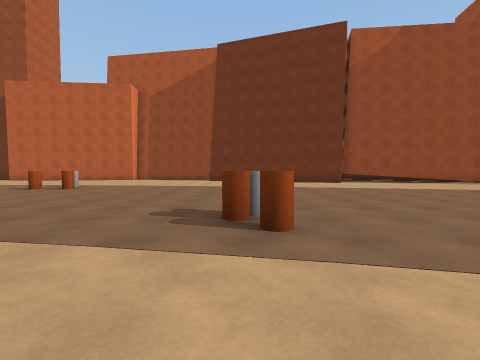
view 1 (above)

22 first-person views from a walk through a Unity game level. The camera is 1.2 m above the floor, tilts 2° down and sees 85° across. The floor is counted in squares, 2 m on a side. Each view is taken from the middle of a square. On the plan, view 1 faces up. The plan holds only what a view shows up to about 9 squares ahead; the rest is blank. The place goes on beyond the plan.

view 2
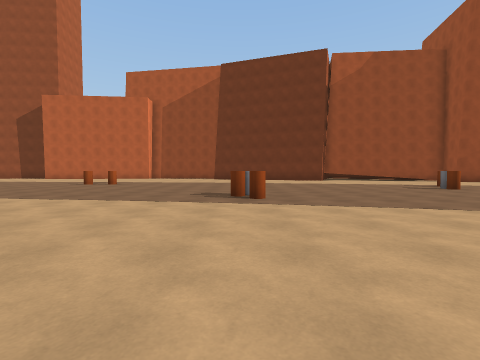

view 3
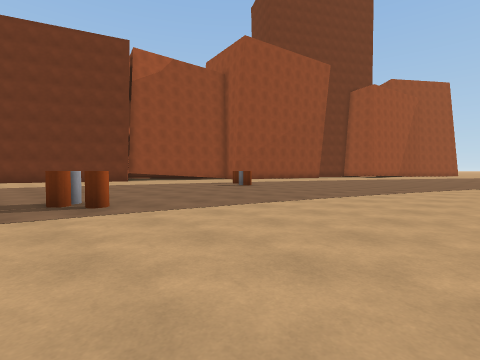

view 4
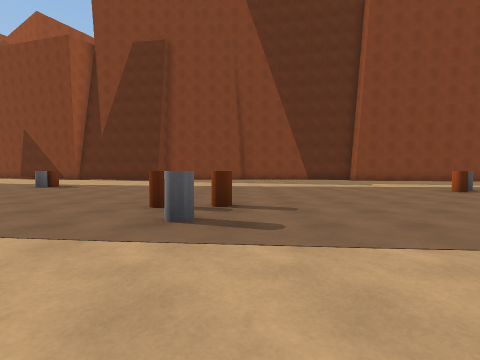

view 5
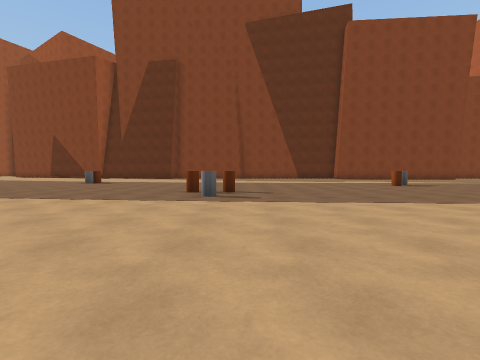

view 6
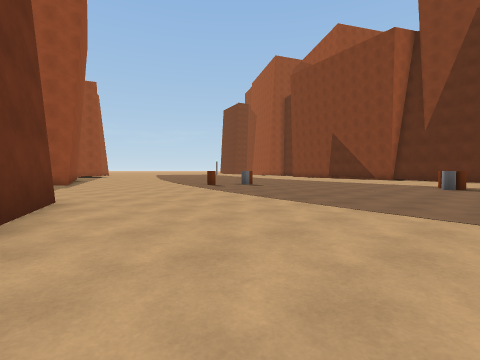

view 7
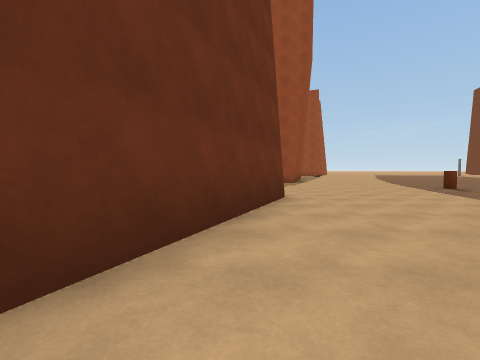

view 8
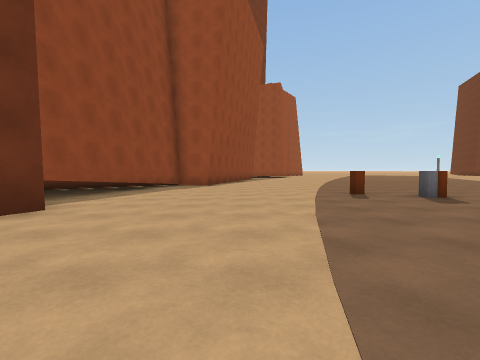

view 9
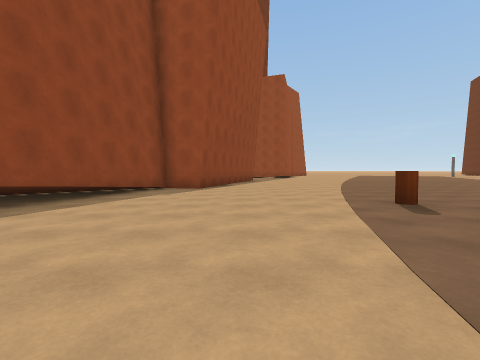

view 10
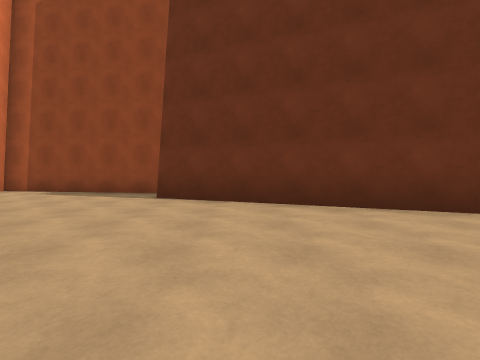

view 11
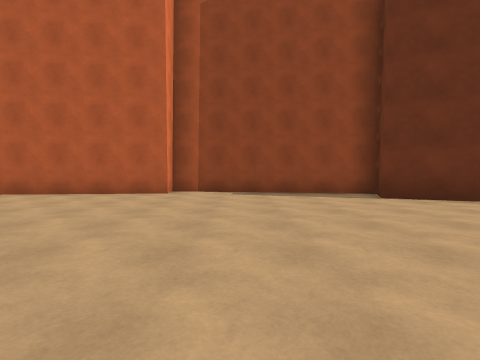

view 12
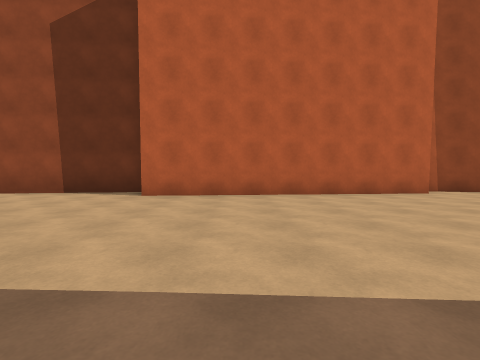

view 13
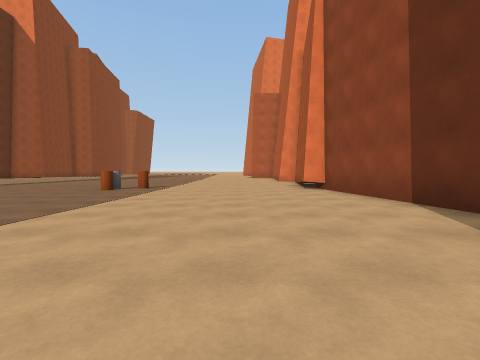

view 14
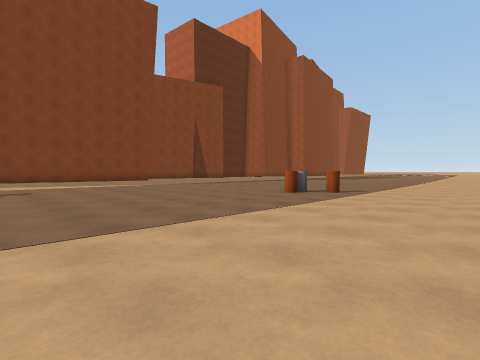

view 15
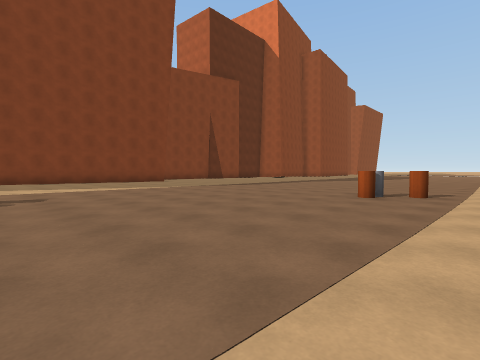

view 16
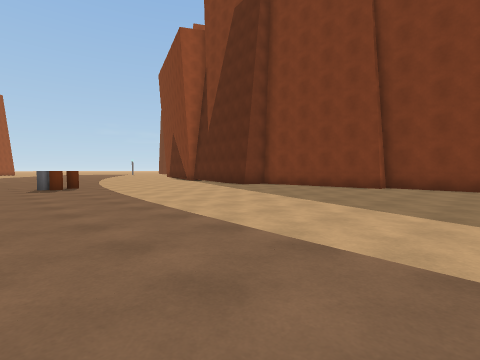

view 17
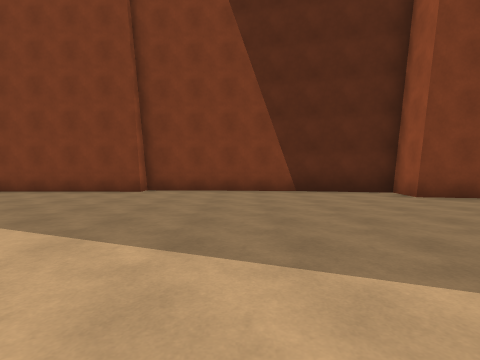

view 18
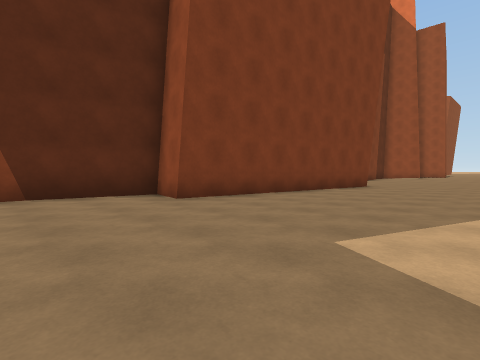

view 19
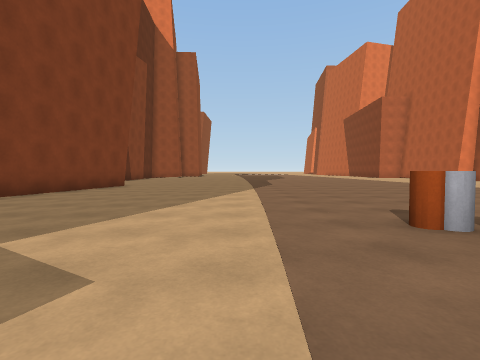

view 20
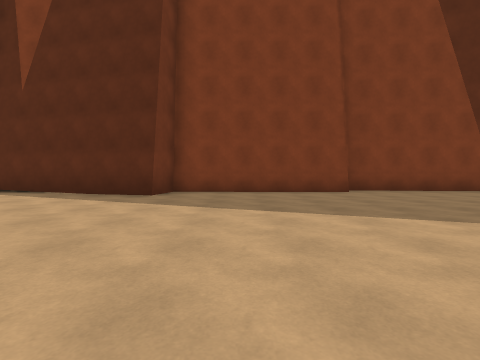

view 21
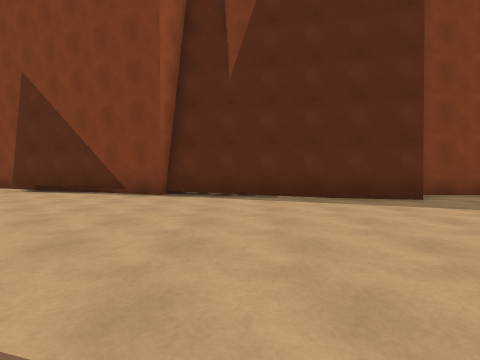

view 22
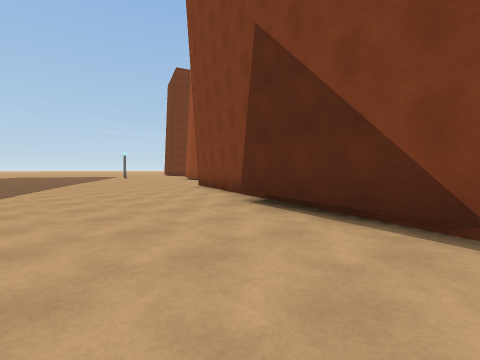

### Floor plan
Points are (right, up) in squares from view 1. A wall is a line through its corners. A room is listed if a view was taken in it or the views show most of it. See-through windows are left out.
Room 1 (views 1, 2, 3, 4, 5, 6, 7, 8, 9, 10, 11, 12, 13, 14, 15, 16, 17, 18, 19, 20, 21, 22)
walls: (-7.1, -4.5) (-2.1, -4.6) (-1.9, -3.5) (3.9, -4.8); (5.1, 12.9) (-1.8, 15.8) (-1.4, 17) (-7, 17.8) (-6.9, 17) (-14.4, 16.3); (-11.7, -4.8) (-7.1, -5.1); (3.9, -4.5) (6.2, -5.4); (5, -5) (8.8, -5.9); (-14.8, 17.5) (-21, 16.7); (-20, -1.8) (-14, -2.9) (-14.3, -4.2) (-11.3, -4.8); (11.7, 11.2) (12, 12.1); (12.1, 12.6) (6.2, 14); (8.8, -6.5) (12.1, -7.7); (-20.4, 16.8) (-20.5, 16.1)
low walls: (6.3, -5.4) (7.5, -5.9); (7.6, -5.9) (8.4, -6.3)
objects: other object (-21, 11); other object (-20, 10); other object (-20, 11); other object (-14, 5); other object (-14, 6); other object (-13, 6); other object (-7, 9); other object (-6, 9); other object (-6, 10); other object (0, 2); other object (0, 3); other object (0, 4); other object (7, 6); other object (7, 7); other object (8, 7)

Positions as (right, up) in squares from view 1, and headings:
1: (0, 0), facing up
2: (0, -3), facing up
3: (-1, -2), facing up-right
4: (-7, 13), facing down
5: (-7, 16), facing down
6: (-1, 14), facing down-right
7: (-1, 14), facing right
8: (1, 10), facing right
9: (3, 10), facing right
10: (0, 10), facing up
11: (-5, 10), facing up
12: (-12, 10), facing up
13: (-12, 14), facing left
14: (-14, 14), facing down-left
15: (-14, 12), facing down-left
16: (-10, 5), facing down-right
17: (-10, 3), facing down
18: (-11, 2), facing down-left
19: (-11, 3), facing left
20: (-4, 3), facing down
21: (2, 2), facing down
22: (5, -2), facing down-right
